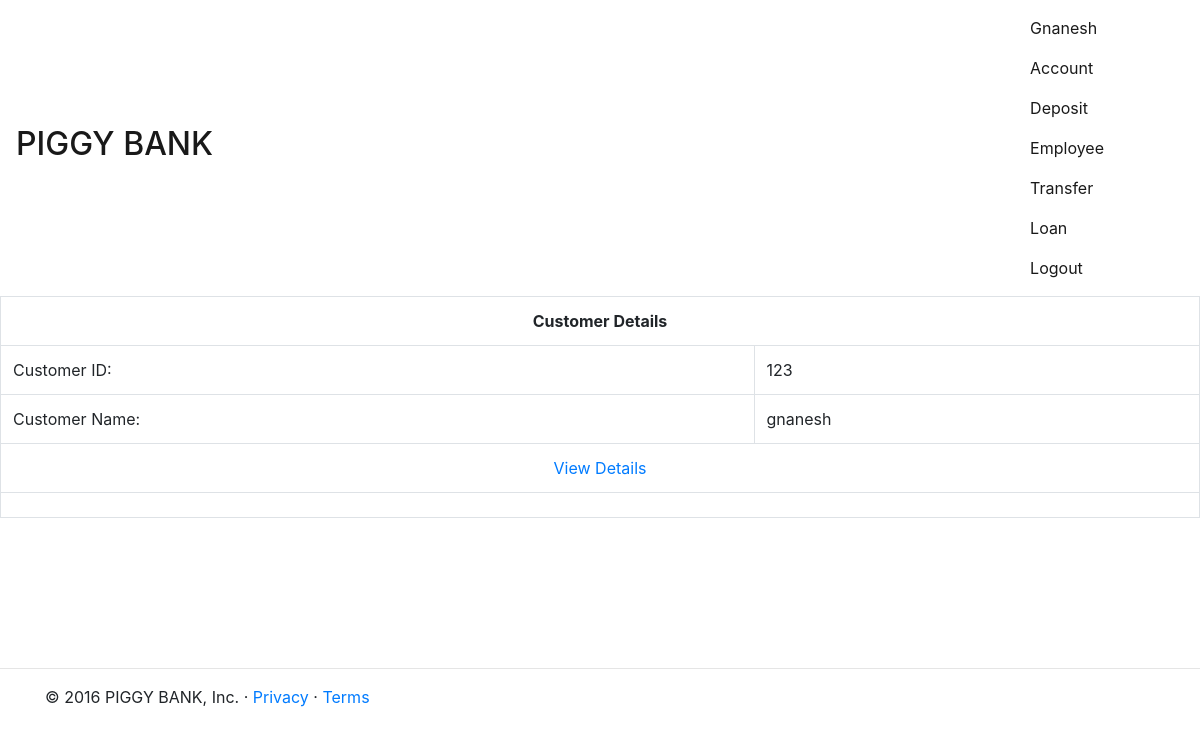
/customer.php (signed in), run on an earlier commit of the app's database.
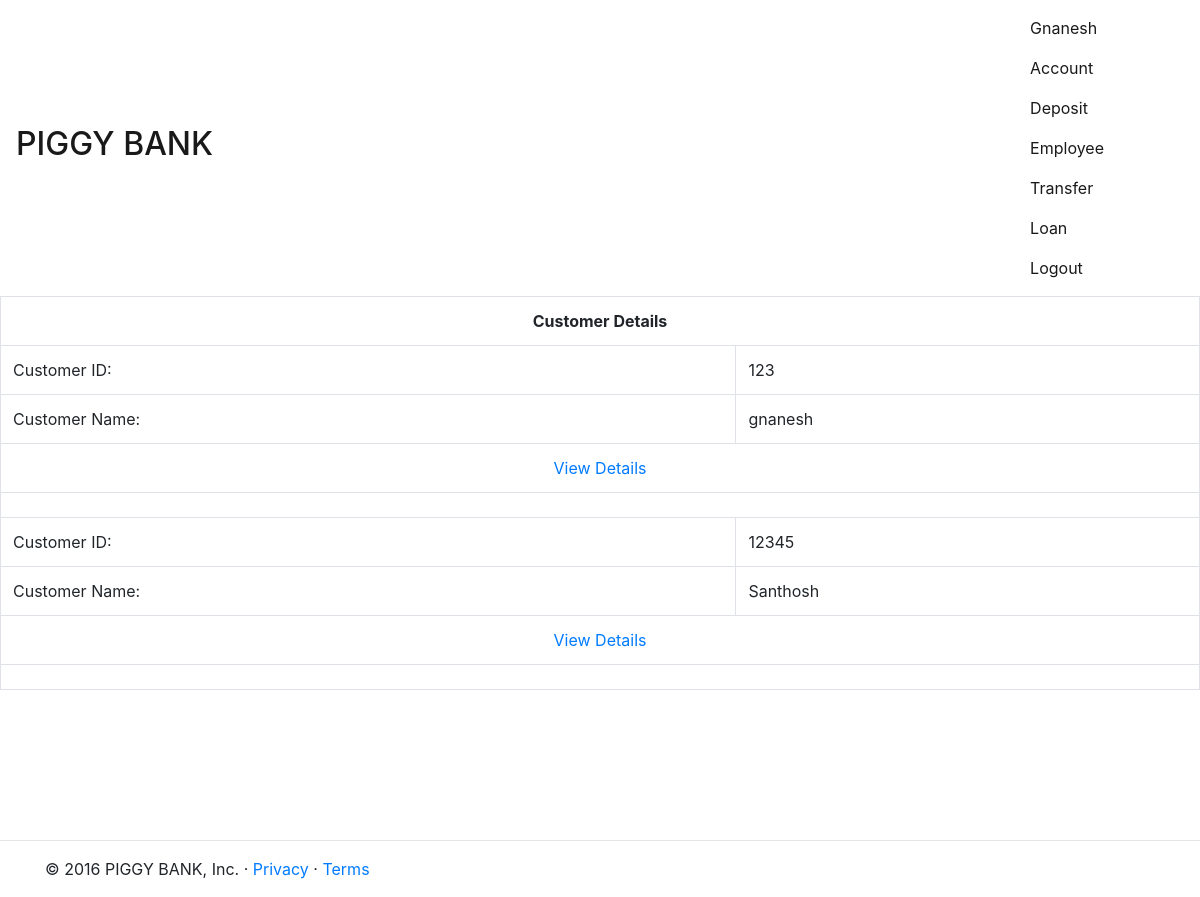
And on a later commit of the database.
### tables this page shows
CREATE TABLE `customer` (
  `customer_id` int(11) NOT NULL,
  `customer_name` varchar(40) NOT NULL,
  `customer_address` varchar(60) DEFAULT NULL,
  `account_type` varchar(50) DEFAULT NULL,
  PRIMARY KEY (`customer_id`)
);

### customer.php (the view, shortened to what this page needs)
<?php
require 'usr_funcs.php';
require 'config.php';
$task=@$_GET['task'];
if($task=='' || $task=='all'){
?>
  <table class='table table-bordered'>
    <tr>
      <th colspan='2' class='table-inverse'>
        <center>Customer Details</center>
      </th>
    </tr>
    <?php
    try{
        $sql="SELECT customer_id,customer_name FROM customer";
        if($result=$mysqli->query($sql)){
            if($result->num_rows>0){
                while($row=$result->fetch_array()){
                    ?>
      <tr>
        <td>Customer ID: </td>
        <td>
          <?php echo $row[0]; ?>
        </td>
      </tr>
      <tr>
        <td>Customer Name: </td>
        <td>
          <?php echo $row[1]; ?>
        </td>
      </tr>
      <tr>
        <td colspan="2">
          <center><a href='customer.php?task=det&id=<?php echo $row[0];?>'> View Details</a></center>
        </td>
      </tr>
      <tr>
        <td colspan='2'></td>
      </tr>
      <?php
                }
            }else{
                throw new Exception("Something Went Wrong");
            }
        }else{
            throw new Exception("Can't Execute the Query");
        }
    }catch(Exception $e){
        do_exp_content($e->getMessage());
    }
    ?>
  </table>
  <?php
}
                ?>

What changed in the data, as far as the page shows it:
added customer: customer_id "12345", customer_name "Santhosh"
